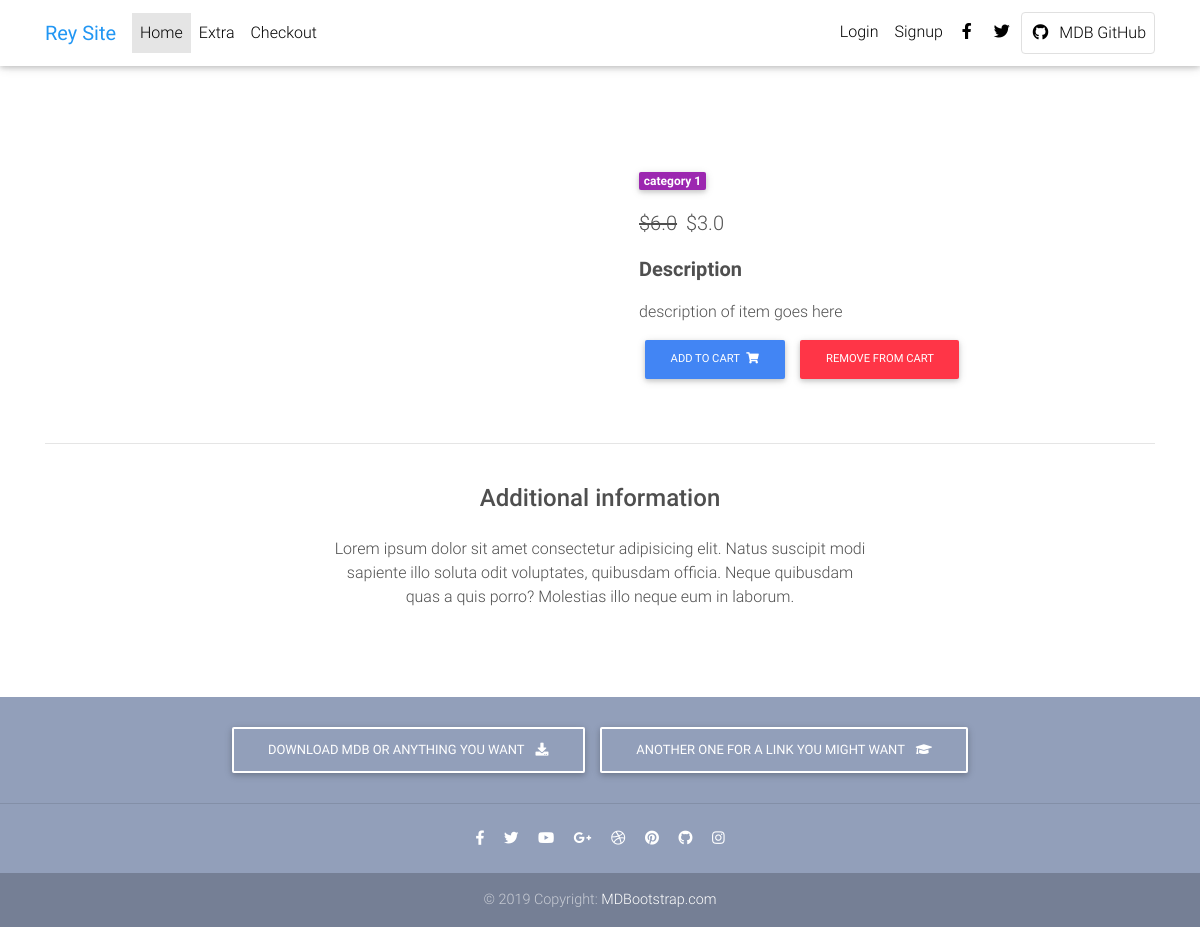
The app's page /product/test-product-1/ with its own data.
### core/models.py (models this page shows, shortened)
class Item(models.Model):
    title = models.CharField(max_length=100)
    price = models.FloatField()
    discount_price = models.FloatField(blank=True, null=True)
    category = models.CharField(choices=CATEGORY_CHOICES, max_length = 2)
    label = models.CharField(choices=LABEL_CHOICES, max_length = 1)
    slug = models.SlugField()
    description = models.TextField()
    def get_add_to_cart_url(self):
        return reverse("core:add-to-cart", kwargs={
            'slug': self.slug
        })
    def get_remove_from_cart_url(self):
        return reverse("core:remove-from-cart", kwargs={
            'slug': self.slug
        })

### core/views.py (the view)
# urls.py: path('product/<slug>/', ItemDetailView.as_view(), name='product-page'),
class ItemDetailView(DetailView):
    model = Item
    template_name = "product-page.html"

### templates/product-page.html (shortened to what this page needs)
{% extends "base.html" %}
{% block content %}
  <main class="mt-5 pt-4">
    <div class="container dark-grey-text mt-5">
      <div class="row wow fadeIn">
        <div class="col-md-6 mb-4">
        </div>
        <div class="col-md-6 mb-4">
          <div class="p-4">
            <div class="mb-3">
              <a href="">
                <span class="badge purple mr-1">{{ object.get_category_display }}</span>
              </a>
            </div>
            <p class="lead">
              {% if object.discount_price %}
              <span class="mr-1">
                <del>${{ object.price }}</del>
              </span>
              <span>${{ object.discount_price }}</span>
              {% else %}
              <span>{{ object.price }}</span>
              {% endif %}
            </p>
            <p class="lead font-weight-bold">Description</p>
            <p>{{ object.description }}</p>
            <a href="{{ object.get_add_to_cart_url }} " class="btn btn-primary btn-md my-0 p">
              Add to cart
              <i class="fas fa-shopping-cart ml-1"></i>
            </a>
            <a href="{{ object.get_remove_from_cart_url }} " class="btn btn-danger btn-md my-0 p">
              remove from cart
            </a>
          </div>
        </div>
      </div>
      <hr>
      <div class="row d-flex justify-content-center wow fadeIn">
        <div class="col-md-6 text-center">
          <h4 class="my-4 h4">Additional information</h4>
          <p>Lorem ipsum dolor sit amet consectetur adipisicing elit. Natus suscipit modi sapiente illo soluta odit
            voluptates,
            quibusdam officia. Neque quibusdam quas a quis porro? Molestias illo neque eum in laborum.</p>
        </div>
      </div>
      <div class="row wow fadeIn">
        <div class="col-lg-4 col-md-12 mb-4">
        </div>
        <div class="col-lg-4 col-md-6 mb-4">
        </div>
        <div class="col-lg-4 col-md-6 mb-4">
        </div>
      </div>
    </div>
  </main>
  {% endblock content %}

### templates/base.html (style rules this page uses)
html, body, header, .carousel { height: 60vh; }

### records on screen
Item: category "category 1", price "6.0", discount_price "3.0", description "description of item goes here"
